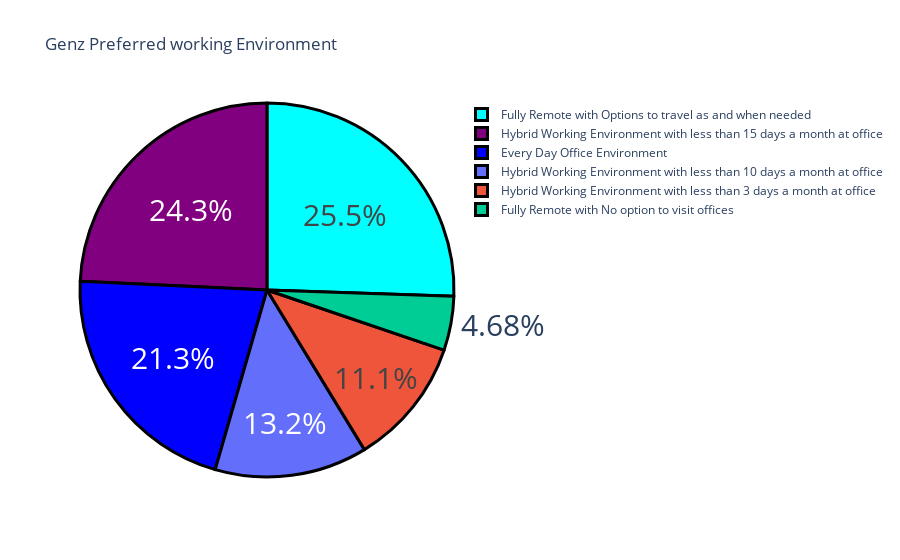

Notebook code for this chart:
### Code cell
question4=df["What is the most preferred working environment for you."].value_counts()
label=question4.index
counts=question4.values
color=["cyan","purple","blue"]

fig=go.Figure(data=[go.Pie(labels=label,values=counts)])

fig.update_layout(title_text="Genz Preferred working Environment")
fig.update_traces(hoverinfo='label+value',textinfo='percent',textfont_size=30,marker=dict(colors=color,line=dict(color='black',width=3)))

fig.show()

### Figure 1 — Plotly figure (JSON) as saved in the notebook; plotly's stock layout.template omitted (floating-point values rounded to 4 significant figures)
{"data": [{"hoverinfo": "label+value", "labels": ["Fully Remote with Options to travel as and when needed", "Hybrid Working Environment with less than 15 days a month at office", "Every Day Office Environment", "Hybrid Working Environment with less than 10 days a month at office", "Hybrid Working Environment with less than 3 days a month at office", "Fully Remote with No option to visit offices"], "marker": {"colors": ["cyan", "purple", "blue"], "line": {"color": "black", "width": 3}}, "textfont": {"size": 30}, "textinfo": "percent", "type": "pie", "values": [60, 57, 50, 31, 26, 11]}], "layout": {"title": {"text": "Genz Preferred working Environment"}}}
